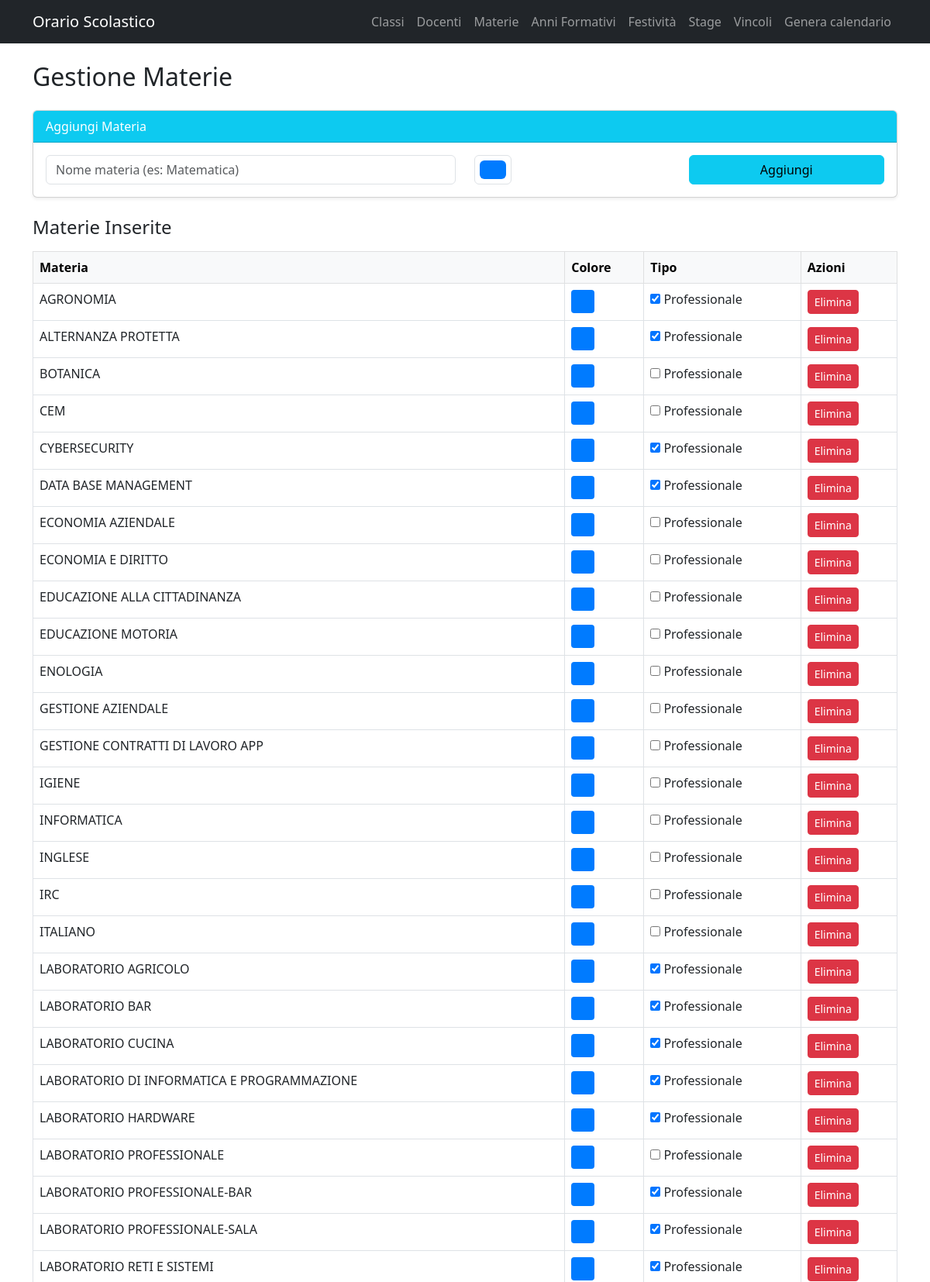
Page /materie/ (upper part) on the committed database.
### app/models.py (models this page shows)
class Materia(db.Model):
    id = db.Column(db.Integer, primary_key=True)
    nome = db.Column(db.String(100), nullable=False, unique=True)
    colore = db.Column(db.String(20), default="#007bff")
    is_professionale = db.Column(db.Boolean, default=False)

### app/routes/materie.py (the view, shortened to what this page needs)
@materie_bp.route("/", methods=["GET", "POST"])
def lista_materie():
    materie = Materia.query.order_by(Materia.nome).all()
    return render_template("materie.html", materie=materie)

### app/templates/materie.html (shortened to what this page needs)
{% extends "base.html" %}
{% block content %}
<div class="container mt-4">
    <h2 class="mb-4">Gestione Materie</h2>
    <div class="card shadow-sm mb-4">
        <div class="card-header bg-info text-white">
            Aggiungi Materia
        </div>
        <div class="card-body">
            <form method="POST">
                <div class="row">
                    <div class="col-md-6">
                        <input type="text" name="nome" class="form-control"
                               placeholder="Nome materia (es: Matematica)" required>
                    </div>
                    <div class="col-md-3">
                        <input type="color" name="colore" class="form-control form-control-color"
                               value="#007bff">
                    </div>
                    <div class="col-md-3">
                        <button class="btn btn-info w-100">Aggiungi</button>
                    </div>
                </div>
            </form>
        </div>
    </div>
    <h4>Materie Inserite</h4>
    <form method="POST">
        <table class="table table-bordered mt-3">
            <thead class="table-light">
                <tr>
                    <th>Materia</th>
                    <th>Colore</th>
                    <th>Tipo</th>
                    <th>Azioni</th>
                </tr>
            </thead>
            <tbody>
                {% for m in materie %}
                <tr>
                    <td>{{ m.nome }}</td>
                    <td>
                        <div style="width:30px; height:30px; background:{{ m.colore }}; border-radius:4px;"></div>
                    </td>
                    <td>
                        <input type="checkbox"
                               name="prof_{{ m.id }}"
                               {% if m.is_professionale %}checked{% endif %}>
                        <label>Professionale</label>
                    </td>
                    <td>
                        <a href="{{ url_for('materie.delete_materia', id=m.id) }}"
                           class="btn btn-danger btn-sm">Elimina</a>
                    </td>
                </tr>
                {% endfor %}
            </tbody>
        </table>
    </form>
</div>
{% endblock %}

### rows in the picture
Materia: nome "AGRONOMIA", is_professionale "☑"
Materia: nome "ALTERNANZA PROTETTA", is_professionale "☑"
Materia: nome "BOTANICA"
Materia: nome "CEM"
Materia: nome "CYBERSECURITY", is_professionale "☑"
Materia: nome "DATA BASE MANAGEMENT", is_professionale "☑"
Materia: nome "ECONOMIA AZIENDALE"
Materia: nome "ECONOMIA E DIRITTO"
Materia: nome "EDUCAZIONE ALLA CITTADINANZA"
Materia: nome "EDUCAZIONE MOTORIA"
Materia: nome "ENOLOGIA"
Materia: nome "GESTIONE AZIENDALE"
Materia: nome "GESTIONE CONTRATTI DI LAVORO APP"
Materia: nome "IGIENE"
Materia: nome "INFORMATICA"
Materia: nome "INGLESE"
Materia: nome "IRC"
Materia: nome "ITALIANO"
Materia: nome "LABORATORIO AGRICOLO", is_professionale "☑"
Materia: nome "LABORATORIO BAR", is_professionale "☑"
Materia: nome "LABORATORIO CUCINA", is_professionale "☑"
Materia: nome "LABORATORIO DI INFORMATICA E PROGRAMMAZIONE", is_professionale "☑"
Materia: nome "LABORATORIO HARDWARE", is_professionale "☑"
Materia: nome "LABORATORIO PROFESSIONALE"
Materia: nome "LABORATORIO PROFESSIONALE-BAR", is_professionale "☑"
Materia: nome "LABORATORIO PROFESSIONALE-SALA", is_professionale "☑"
Materia: nome "LABORATORIO RETI E SISTEMI", is_professionale "☑"
